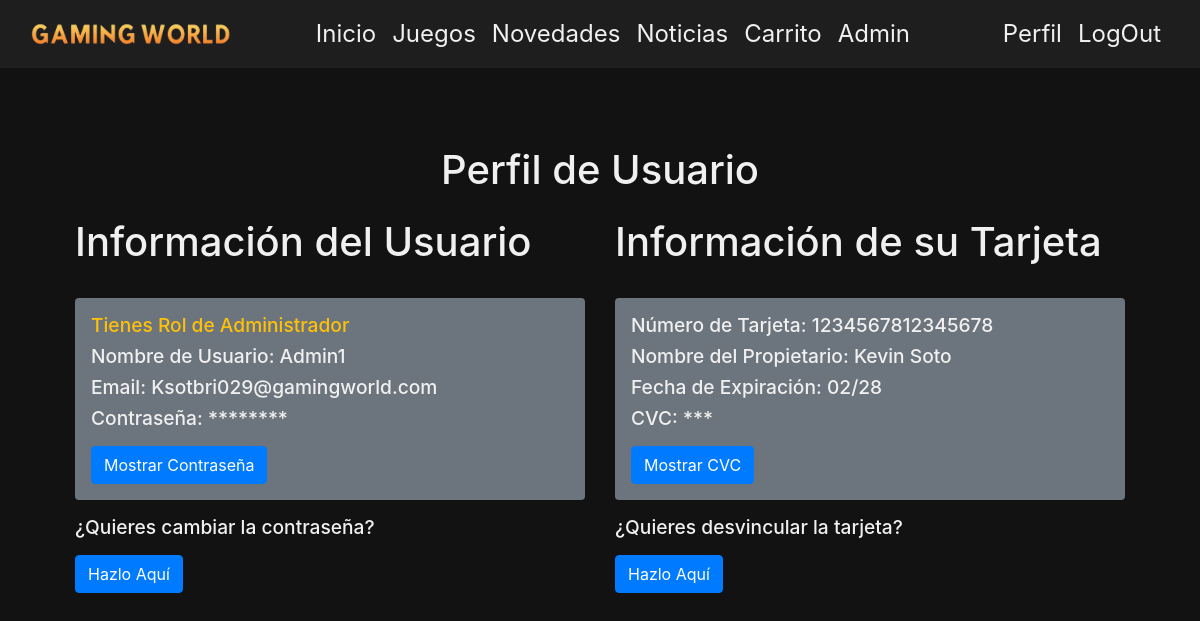
Page /Web/PaginasPrincipales/perfil.php (signed in) on the committed database.
### tables this page shows
CREATE TABLE `usuarios` (
  `UsuarioID` int(11) NOT NULL,
  `Email` varchar(45) NOT NULL,
  `Password` varchar(25) NOT NULL,
  `Alias` varchar(25) NOT NULL,
  `Tipo` varchar(25) NOT NULL
);

CREATE TABLE `tarjetas` (
  `tarjetaID` int(11) NOT NULL,
  `NumTarjeta` varchar(16) NOT NULL,
  `Nombre` varchar(45) NOT NULL,
  `FechaExp` varchar(5) NOT NULL,
  `CVC` int(4) NOT NULL,
  `UsuarioID` int(11) NOT NULL
);

### Web/PaginasPrincipales/perfil.php (the view, shortened to what this page needs)
<?php
if (!isset($_SESSION['UsuarioID']) || $_SESSION['UsuarioID'] === null) {
    require '../PaginasAdicionales/NoInicioSesion.php';
} else {
?>
<!DOCTYPE html>
<html lang="es">
<head>
    <link href="https://stackpath.bootstrapcdn.com/bootstrap/4.5.2/css/bootstrap.min.css" rel="stylesheet">
    <link rel="stylesheet" href="../../assets/cssPlus/cssPlus.css">
</head>
<body>
    <?php require '../Menus/menu.php'; ?>
    <div class="container mt-5">
        <div class="perfil">
            <h1 class="text-center mb-4">Perfil de Usuario</h1>
            <div class="perfil-contenido row">
                <div class="perfil-usuario col-md-6">
                    <h1>Información del Usuario</h1>
                    <br>
                    <?php
                    $usuario_id = $_SESSION['UsuarioID'];
                    try {
                        require '../bd.php';
                        $ins = "SELECT * FROM `usuarios` WHERE `UsuarioID` = $usuario_id";
                        $resul = $bd->query($ins);
                        if ($resul) {
                            foreach ($resul as $res) {
                                echo "<div class='perfil-usuario-container p-3 mb-3 bg-secondary rounded'>";
                                if (isset($_SESSION['tipo_usuario']) && $_SESSION['tipo_usuario'] == 'administrador') {
                                    echo '<h2 class="text-warning">Tienes Rol de Administrador</h2>';
                                }
                                echo "<h2>Nombre de Usuario: " . $res['Alias'] . "</h2>";
                                echo "<h2>Email: " . $res['Email'] . "</h2>";
                                $contrasena = $res['Password'];
                                $asteriscos = str_repeat("*", strlen($contrasena));
                                echo "<div id='password-container'>";
                                echo "<h2>Contraseña: $asteriscos</h2>";
                                echo "</div>";
                                echo "<button class='btn btn-primary mt-2' onclick='mostrarContrasena(\"$contrasena\")'>Mostrar Contraseña</button>";
                                echo "</div>";
                            }
                        } else {
                            echo "<div class='alert alert-danger'>Ha habido un error en la consulta</div>";
                        }
                    } catch (PDOException $e) {
                        echo "<div class='alert alert-danger'>" . $e->getMessage() . "</div>";
                    }
                    ?>
                    <div class="perfil-cambiarContrasena mt-3">
                        <h2>¿Quieres cambiar la contraseña?</h2>
                        <?php echo "<button class='btn btn-primary mt-2' onclick='window.location.href=\"../Funciones/CambiarContra.php?UsuarioID=" . urlencode($usuario_id) . "\"'>Hazlo Aquí</button>"; ?>
                    </div>
                </div>
                <div class="perfil-tarjeta col-md-6">
                    <h1>Información de su Tarjeta</h1>
                    <br>
                    <?php
                    try {
                        require '../bd.php';
                        $tarjeta = "SELECT * FROM tarjetas WHERE UsuarioID = $usuario_id";
                        $tarjeta_res = $bd->query($tarjeta);
                        if (!$tarjeta_res || $tarjeta_res->rowCount() === 0) {
                            echo "<div class='alert alert-warning'>";
                            echo "<h2>No tienes ninguna tarjeta asociada a tu perfil</h2>";
                            echo "<button class='btn btn-primary' onclick='window.location.href=\"../Funciones/CrearTarjeta.php\"'>Hazlo aquí</button>";
                            echo "</div>";
                        } else {
                            echo "<div class='perfil-tarjeta-vinculada p-3 mb-3 bg-secondary rounded'>";
                            foreach ($tarjeta_res as $tar) {
                                echo "<h2>Número de Tarjeta: " . $tar['NumTarjeta'] . "</h2>";
                                echo "<h2>Nombre del Propietario: " . $tar['Nombre'] . "</h2>";
                                echo "<h2>Fecha de Expiración: " . $tar['FechaExp'] . "</h2>";
                                $cvc = $tar['CVC'];
                                $asteriscos_cvc = str_repeat("*", strlen($cvc));
                                echo "<div id='cvc-container'>";
                                echo "<h2>CVC: $asteriscos_cvc</h2>";
                                echo "</div>";
                                echo "<button class='btn btn-primary mt-2' onclick='mostrarCVC(\"$cvc\")'>Mostrar CVC</button>";
                            }
                            echo "</div>";
                        }
                    } catch (PDOException $e) {
                        echo "<div class='alert alert-danger'>" . $e->getMessage() . "</div>";
                    }
                    ?>
                    <div class="perfil-quitarTarjeta mt-3">
                        <?php
                        try {
                            require '../bd.php';
                            $tarjeta = "SELECT * FROM tarjetas WHERE UsuarioID = $usuario_id";
                            $tarjeta_res = $bd->query($tarjeta);
                            if ($tarjeta_res && $tarjeta_res->rowCount() > 0) {
                                foreach ($tarjeta_res as $tar) {
                                    echo "<div class='perfil-quitarTarjeta-content'>";
                                    echo "<h2>¿Quieres desvincular la tarjeta?</h2>";
                                    echo "<button class='btn btn-primary mt-2' onclick='window.location.href=\"../Funciones/QuitarTarjeta.php?tarjetaID=" . urlencode($tar['tarjetaID']) . "\"'>Hazlo Aquí</button>";
                                    echo "</div>";
                                }
                            }
                        } catch (PDOException $e) {
                            echo "<div class='alert alert-danger'>" . $e->getMessage() . "</div>";
                        }
                        ?>
                    </div>
                </div>
            </div>
        </div>
    </div>
</body>
</html>
<?php
    }
    ?>

### assets/cssPlus/cssPlus.css (style rules this page uses)
* { margin:0; padding: 0; box-sizing: border-box; }
body { background-color: #121212 !important; color: #f0f0f0; margin:0; padding: 0; box-sizing: border-box; }
.perfil { padding: 30px; border-radius: 10px; }
.perfil-contenido { display: flex; flex-wrap: wrap; }
.perfil-usuario, .perfil-tarjeta { margin-bottom: 20px; }
.perfil-usuario-container, .perfil-tarjeta-vinculada { word-wrap: break-word; padding: 20px; background-color: #3c3c3c; border-radius: 10px; }
.perfil-usuario h2, .perfil-tarjeta h2 { font-size: 1.2rem; }

### rows in the picture
usuarios: Alias "Admin1", Email "Ksotbri029@gamingworld.com", Password "********"
tarjetas: NumTarjeta "1234567812345678", Nombre "Kevin Soto", FechaExp "02/28", CVC "***"
